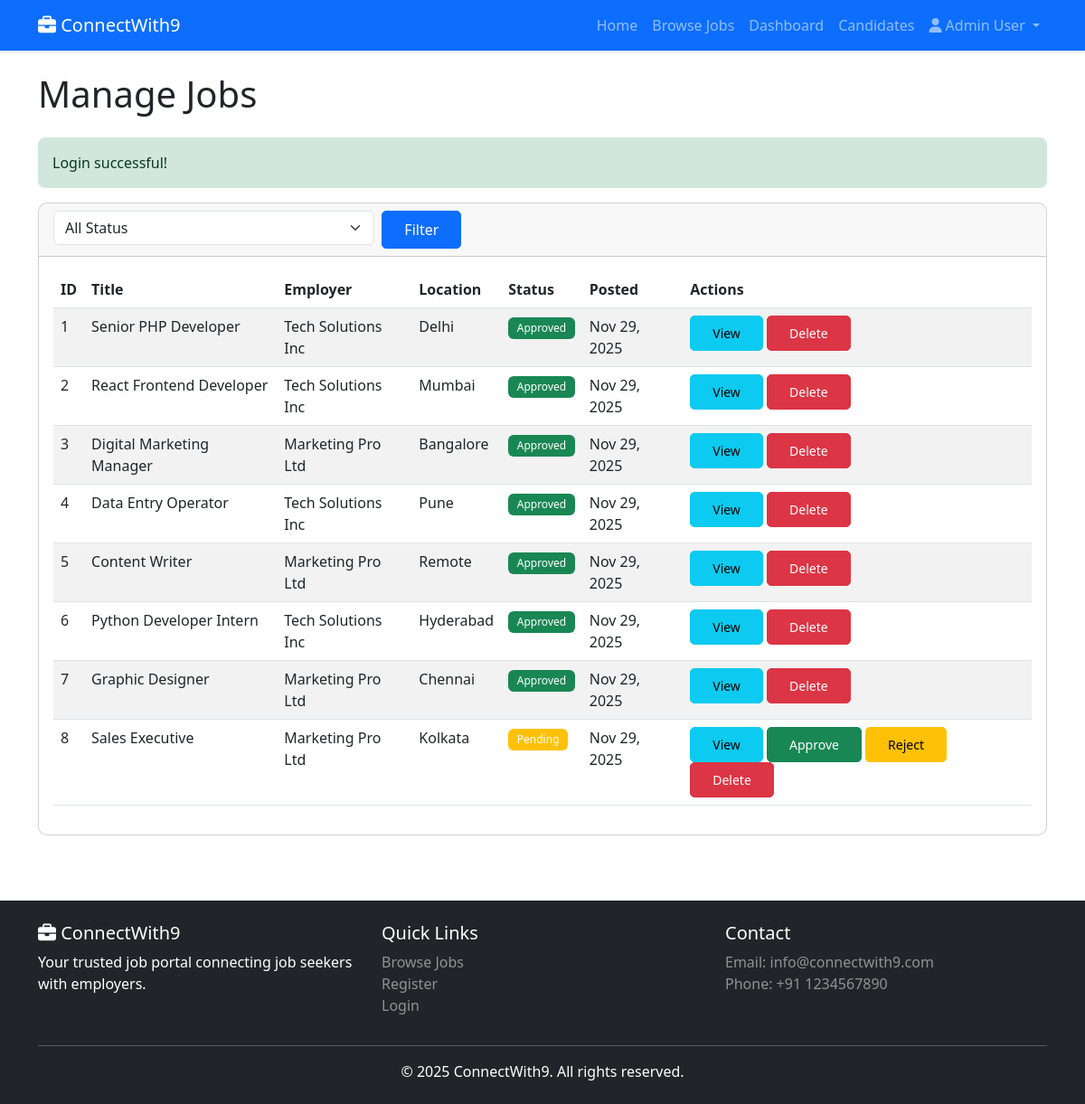
Page /admin/jobs (signed in) on the committed database.
### tables this page shows
CREATE TABLE IF NOT EXISTS users (
    id INT AUTO_INCREMENT PRIMARY KEY,
    name VARCHAR(100) NOT NULL,
    email VARCHAR(100) NOT NULL UNIQUE,
    password VARCHAR(255) NOT NULL,
    type ENUM('jobseeker','employer','admin') DEFAULT 'jobseeker',
    verified TINYINT(1) DEFAULT 0,
    created_at TIMESTAMP DEFAULT CURRENT_TIMESTAMP,
    INDEX idx_email (email),
    INDEX idx_type (type)
);

CREATE TABLE IF NOT EXISTS jobs (
    id INT AUTO_INCREMENT PRIMARY KEY,
    title VARCHAR(255) NOT NULL,
    description TEXT NOT NULL,
    category_id INT NOT NULL,
    employer_id INT NOT NULL,
    location VARCHAR(100) NOT NULL,
    salary VARCHAR(50),
    type ENUM('Full-time','Part-time','Contract','Internship') DEFAULT 'Full-time',
    status ENUM('Pending','Approved','Rejected') DEFAULT 'Pending',
    created_at TIMESTAMP DEFAULT CURRENT_TIMESTAMP,
    FOREIGN KEY (category_id) REFERENCES categories(id) ON DELETE CASCADE,
    FOREIGN KEY (employer_id) REFERENCES users(id) ON DELETE CASCADE,
    INDEX idx_status (status),
    INDEX idx_category (category_id),
    INDEX idx_location (location),
    INDEX idx_created (created_at)
);

### app/controllers/AdminController.php (called while the page is built, shortened)
<?php
require_once __DIR__ . '/../../config/database.php';
require_once __DIR__ . '/../../includes/functions.php';
require_once __DIR__ . '/../../app/models/User.php';
require_once __DIR__ . '/../../app/models/Job.php';
class AdminController {
    private $jobModel;
    public function __construct() {
        $this->jobModel = new Job();
    }
    public function jobs() {
        $page = isset($_GET['page']) ? (int)$_GET['page'] : 1;
        $filters = [
            'limit' => 20,
            'offset' => ($page - 1) * 20
        ];
        $jobs = $this->jobModel->getAll($filters);
        require __DIR__ . '/../views/admin/jobs.php';
    }
}

### includes/functions.php (called while the page is built, shortened)
<?php
function isLoggedIn() {
    return isset($_SESSION['user_id']);
}
function getCurrentUser() {
    require_once __DIR__ . '/../app/models/User.php';
    $userModel = new User();
    return $userModel->findById($_SESSION['user_id']);
}
function formatDate($date, $format = 'M d, Y') {
    return date($format, strtotime($date));
}
function getFlash($key) {
    if (isset($_SESSION['flash'][$key])) {
        $message = $_SESSION['flash'][$key];
        return $message;
    }
    return null;
}
function baseUrl($path = '') {
    $protocol = isset($_SERVER['HTTPS']) && $_SERVER['HTTPS'] === 'on' ? 'https' : 'http';
    $host = $_SERVER['HTTP_HOST'] ?? 'localhost:5000';
    $baseUrl = $protocol . '://' . $host;
    return $baseUrl . '/' . ltrim($path, '/');
}
function asset($path) {
    return baseUrl('assets/' . ltrim($path, '/'));
}

### config/database.php (called while the page is built, shortened)
<?php
class Database {
    private static $instance = null;
    private $conn;
    private function __construct() {
        try {
            $dsn = "mysql:host=" . DB_HOST . ";dbname=" . DB_NAME . ";charset=utf8mb4";
            $options = [
                PDO::ATTR_ERRMODE => PDO::ERRMODE_EXCEPTION,
                PDO::ATTR_DEFAULT_FETCH_MODE => PDO::FETCH_ASSOC,
                PDO::ATTR_EMULATE_PREPARES => false,
            ];
            $this->conn = new PDO($dsn, DB_USER, DB_PASS, $options);
        } catch (PDOException $e) {
            error_log("Database Connection Error: " . $e->getMessage());
            die("Database connection failed. Please try again later.");
        }
    }
    public static function getInstance() {
        if (self::$instance === null) {
            self::$instance = new self();
        }
        return self::$instance;
    }
    public function getConnection() {
        return $this->conn;
    }
}
function getDB() {
    return Database::getInstance()->getConnection();
}

### app/models/User.php (called while the page is built, shortened)
<?php
require_once __DIR__ . '/../../config/database.php';
class User {
    private $db;
    public function __construct() {
        $this->db = getDB();
    }
    public function findById($id) {
        $sql = "SELECT * FROM users WHERE id = :id LIMIT 1";
        $stmt = $this->db->prepare($sql);
        $stmt->execute([':id' => $id]);
        return $stmt->fetch();
    }
}

### app/models/Job.php (called while the page is built, shortened)
<?php
require_once __DIR__ . '/../../config/database.php';
class Job {
    private $db;
    public function __construct() {
        $this->db = getDB();
    }
    public function getAll($filters = []) {
        $sql = "SELECT j.*, u.name as employer_name, c.name as category_name, c.slug as category_slug
                FROM jobs j
                LEFT JOIN users u ON j.employer_id = u.id
                LEFT JOIN categories c ON j.category_id = c.id
                WHERE 1=1";
        $params = [];
        $sql .= " ORDER BY j.created_at DESC";
        if (!empty($filters['limit'])) {
            $sql .= " LIMIT :limit OFFSET :offset";
        }
        $stmt = $this->db->prepare($sql);
        if (!empty($filters['limit'])) {
            $stmt->bindValue(':limit', (int)$filters['limit'], PDO::PARAM_INT);
            $stmt->bindValue(':offset', (int)($filters['offset'] ?? 0), PDO::PARAM_INT);
        }
        $stmt->execute();
        return $stmt->fetchAll();
    }
}

### app/views/admin/jobs.php (the view, shortened to what this page needs)
<?php
require __DIR__ . '/../common/header.php';
?>
<div class="container">
    <h1 class="mb-4">Manage Jobs</h1>
    <?php if ($success = getFlash('success')): ?>
        <div class="alert alert-success"><?= $success ?></div>
    <?php endif; ?>
    <div class="card">
        <div class="card-header">
            <form action="/admin/jobs" method="GET" class="row g-2">
                <div class="col-md-4">
                    <select name="status" class="form-select">
                        <option value="">All Status</option>
                    </select>
                </div>
                <div class="col-md-2">
                    <button type="submit" class="btn btn-primary">Filter</button>
                </div>
            </form>
        </div>
        <div class="card-body">
            <div class="table-responsive">
                <table class="table table-striped">
                    <thead>
                        <tr>
                            <th>ID</th>
                            <th>Title</th>
                            <th>Employer</th>
                            <th>Location</th>
                            <th>Status</th>
                            <th>Posted</th>
                            <th>Actions</th>
                        </tr>
                    </thead>
                    <tbody>
                        <?php foreach ($jobs as $job): ?>
                        <tr>
                            <td><?= $job['id'] ?></td>
                            <td><?= htmlspecialchars($job['title']) ?></td>
                            <td><?= htmlspecialchars($job['employer_name']) ?></td>
                            <td><?= htmlspecialchars($job['location']) ?></td>
                            <td>
                                <span class="badge bg-<?= $job['status'] === 'Approved' ? 'success' : ($job['status'] === 'Pending' ? 'warning' : 'danger') ?>">
                                    <?= $job['status'] ?>
                                </span>
                            </td>
                            <td><?= formatDate($job['created_at']) ?></td>
                            <td>
                                <a href="/jobs/<?= $job['id'] ?>" class="btn btn-sm btn-info" target="_blank">View</a>
                                <?php if ($job['status'] === 'Pending'): ?>
                                    <form action="/admin/jobs/<?= $job['id'] ?>/approve" method="POST" class="d-inline">
                                        <button type="submit" class="btn btn-sm btn-success">Approve</button>
                                    </form>
                                    <form action="/admin/jobs/<?= $job['id'] ?>/reject" method="POST" class="d-inline">
                                        <button type="submit" class="btn btn-sm btn-warning">Reject</button>
                                    </form>
                                <?php endif; ?>
                                <form action="/admin/jobs/<?= $job['id'] ?>/delete" method="POST" class="d-inline" onsubmit="return confirm('Are you sure?')">
                                    <button type="submit" class="btn btn-sm btn-danger">Delete</button>
                                </form>
                            </td>
                        </tr>
                        <?php endforeach; ?>
                    </tbody>
                </table>
            </div>
        </div>
    </div>
</div>
<?php require __DIR__ . '/../common/footer.php'; ?>

### app/views/common/header.php (shortened to what this page needs)
<?php
require_once __DIR__ . '/../../../includes/functions.php';
$currentUser = getCurrentUser();
?>
<!DOCTYPE html>
<html lang="en">
<head>
    <link href="https://cdn.jsdelivr.net/npm/bootstrap@5.3.0/dist/css/bootstrap.min.css" rel="stylesheet">
    <link href="https://cdnjs.cloudflare.com/ajax/libs/font-awesome/6.4.0/css/all.min.css" rel="stylesheet">
    <link href="<?= asset('css/style.css') ?>" rel="stylesheet">
</head>
<body>
    <nav class="navbar navbar-expand-lg navbar-dark bg-primary">
        <div class="container">
            <a class="navbar-brand" href="/">
                <i class="fas fa-briefcase"></i> ConnectWith9
            </a>
            <div class="collapse navbar-collapse" id="navbarNav">
                <ul class="navbar-nav ms-auto">
                    <li class="nav-item">
                        <a class="nav-link" href="/">Home</a>
                    </li>
                    <li class="nav-item">
                        <a class="nav-link" href="/jobs">Browse Jobs</a>
                    </li>
                    <?php if ($currentUser): ?>
                        <?php if ($currentUser['type'] === USER_TYPE_ADMIN): ?>
                            <li class="nav-item">
                                <a class="nav-link" href="/admin/dashboard">Dashboard</a>
                            </li>
                            <li class="nav-item">
                                <a class="nav-link" href="/admin/candidates">Candidates</a>
                            </li>
                        <?php endif; ?>
                        <li class="nav-item dropdown">
                            <a class="nav-link dropdown-toggle" href="#" id="userDropdown" role="button" data-bs-toggle="dropdown">
                                <i class="fas fa-user"></i> <?= htmlspecialchars($currentUser['name']) ?>
                            </a>
                        </li>
                    <?php endif; ?>
                </ul>
            </div>
        </div>
    </nav>
    <main class="py-4">

### public/assets/css/style.css (style rules this page uses)
:root { --primary-color: #0d6efd; --secondary-color: #6c757d; --success-color: #198754; --danger-color: #dc3545; --warning-color: #ffc107; --info-color: #0dcaf0; }
body { font-family: 'Segoe UI', Tahoma, Geneva, Verdana, sans-serif; min-height: 100vh; display: flex; flex-direction: column; }
main { flex: 1; }
.card { border-radius: 10px; overflow: hidden; }
.navbar { box-shadow: 0 2px 4px rgba(0,0,0,0.1); }
.btn { border-radius: 5px; padding: 0.5rem 1.5rem; transition: all 0.3s ease; }
.badge { padding: 0.5em 0.8em; font-weight: 500; }
.card { animation: fadeIn 0.5s ease; }
.alert { border-radius: 8px; border: none; }
.table-responsive { border-radius: 8px; }
.table thead { background-color: #f8f9fa; }

### rows in the picture
users: name "Admin User"
jobs: id "1", title "Senior PHP Developer", employer.name "Tech Solutions Inc", location "Delhi", status "Approved", created_at "Nov 29, 2025"
jobs: id "2", title "React Frontend Developer", employer.name "Tech Solutions Inc", location "Mumbai", status "Approved", created_at "Nov 29, 2025"
jobs: id "3", title "Digital Marketing Manager", employer.name "Marketing Pro Ltd", location "Bangalore", status "Approved", created_at "Nov 29, 2025"
jobs: id "4", title "Data Entry Operator", employer.name "Tech Solutions Inc", location "Pune", status "Approved", created_at "Nov 29, 2025"
jobs: id "5", title "Content Writer", employer.name "Marketing Pro Ltd", location "Remote", status "Approved", created_at "Nov 29, 2025"
jobs: id "6", title "Python Developer Intern", employer.name "Tech Solutions Inc", location "Hyderabad", status "Approved", created_at "Nov 29, 2025"
jobs: id "7", title "Graphic Designer", employer.name "Marketing Pro Ltd", location "Chennai", status "Approved", created_at "Nov 29, 2025"
jobs: id "8", title "Sales Executive", employer.name "Marketing Pro Ltd", location "Kolkata", status "Pending", created_at "Nov 29, 2025"

### other values in the picture
$success "Login successful!"
